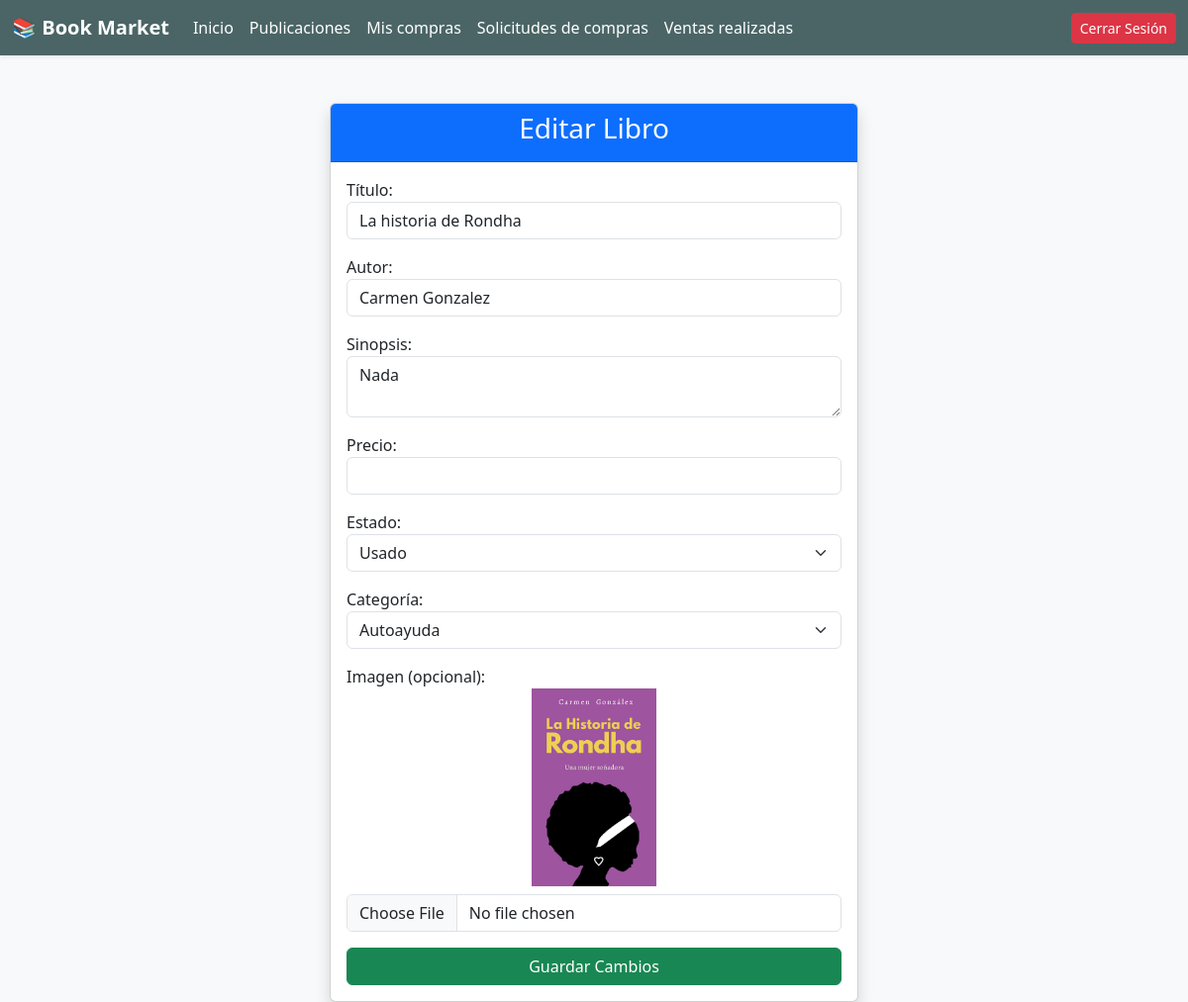
The app's page /libros/editar/5/ (signed in) with its own data.
### Aplicaciones/Compra_venta/models.py (models this page shows)
class Libro(models.Model):
    CONDICIONES = [
        ('Nuevo', 'Nuevo'),
        ('Usado', 'Usado'),
    ]
    CATEGORIAS = [
        ('Ficción', 'Ficción'),
        ('No Ficción', 'No Ficción'),
        ('Fantasía', 'Fantasía'),
        ('Ciencia Ficción', 'Ciencia Ficción'),
        ('Romance', 'Romance'),
        ('Misterio', 'Misterio'),
        ('Historia', 'Historia'),
        ('Biografía', 'Biografía'),
        ('Infantil', 'Infantil'),
        ('Autoayuda', 'Autoayuda'),
        ('Otros', 'Otros'),
    ]
    titulo = models.CharField(max_length=200)
    autor = models.CharField(max_length=150)
    descripcion = models.TextField(blank=True, null=True)
    precio = models.DecimalField(max_digits=10, decimal_places=2)
    imagen = models.ImageField(upload_to='libros/', blank=True, null=True)
    condicion = models.CharField(max_length=50, choices=CONDICIONES)
    categoria = models.CharField(max_length=50, choices=CATEGORIAS, default='Otros')
    vendedor = models.ForeignKey(Usuario, on_delete=models.CASCADE, related_name='libros_vendidos')
    vendido = models.BooleanField(default=False)  # Indica si el libro fue vendido
    en_proceso = models.BooleanField(default=False)  # Nuevo campo para indicar si está en proceso
    creado_en = models.DateTimeField(auto_now_add=True)

### Aplicaciones/Compra_venta/views.py (the view)
# urls.py: path('libros/editar/<int:libro_id>/', views.editar_libro),
def editar_libro(request, libro_id):
    if 'usuario_id' not in request.session:
        return redirect('/login/')  # Redirige si no está autenticado
    vendedor_id = request.session['usuario_id']
    try:
        libro = Libro.objects.get(id=libro_id, vendedor_id=vendedor_id)
        if libro.en_proceso:
            messages.error(request, 'No puedes editar un libro que está en proceso de compra.')
            return redirect('/productos/')
        if request.method == 'POST':
            libro.titulo = request.POST.get('titulo')
            libro.precio = request.POST.get('precio')
            libro.save()
            messages.success(request, 'El libro ha sido actualizado.')
            return redirect('/productos/')
        return render(request, 'editar_libro.html', {'libro': libro})
    except Libro.DoesNotExist:
        messages.error(request, 'El libro no existe o no tienes permisos.')
        return redirect('/productos/')

### Aplicaciones/Compra_venta/templates/editar_libro.html (shortened to what this page needs)
{% extends 'plantilla.html' %}
{% block content %}
<div class="container mt-5">
    <div class="row justify-content-center">
        <div class="col-md-6">
            <div class="card shadow">
                <div class="card-header bg-primary text-white text-center">
                    <h3>Editar Libro</h3>
                </div>
                <div class="card-body">
                    <form method="post" enctype="multipart/form-data">
                        <div class="form-group mb-3">
                            <label for="titulo">Título:</label>
                            <input type="text" name="titulo" id="titulo" class="form-control" value="{{ libro.titulo }}" required>
                        </div>
                        <div class="form-group mb-3">
                            <label for="autor">Autor:</label>
                            <input type="text" name="autor" id="autor" class="form-control" value="{{ libro.autor }}" required>
                        </div>
                        <div class="form-group mb-3">
                            <label for="descripcion">Sinopsis:</label>
                            <textarea name="descripcion" id="descripcion" class="form-control">{{ libro.descripcion }}</textarea>
                        </div>
                        <div class="form-group mb-3">
                            <label for="precio">Precio:</label>
                            <input type="number" name="precio" id="precio" class="form-control" step="0.01" value="{{ libro.precio }}" required>
                        </div>
                        <div class="form-group mb-3">
                            <label for="condicion">Estado:</label>
                            <select name="condicion" id="condicion" class="form-select">
                                {% for key, value in libro.CONDICIONES %}
                                <option value="{{ key }}" {% if libro.condicion == key %}selected{% endif %}>{{ value }}</option>
                                {% endfor %}
                            </select>
                        </div>
                        <div class="form-group mb-3">
                            <label for="categoria">Categoría:</label>
                            <select name="categoria" id="categoria" class="form-select">
                                {% for key, value in libro.CATEGORIAS %}
                                <option value="{{ key }}" {% if libro.categoria == key %}selected{% endif %}>{{ value }}</option>
                                {% endfor %}
                            </select>
                        </div>
                        <div class="form-group mb-3">
                            <label for="imagen">Imagen (opcional):</label>
                            <div class="mb-2">
                                <img id="preview-image"
                                src="{% if libro.imagen %}{{ libro.imagen.url }}{% endif %}"
                                alt="Vista previa"
                                style="width: 100%; max-height: 200px; object-fit: contain;">
                            </div>
                            <input type="file" name="imagen" id="imagen" class="form-control">
                        </div>
                        <button type="submit" class="btn btn-success w-100">Guardar Cambios</button>
                    </form>
                </div>
            </div>
        </div>
    </div>
</div>
{% endblock %}

### records on screen
Libro: titulo "La historia de Rondha", autor "Carmen Gonzalez", descripcion "Nada", condicion "Usado", categoria "Autoayuda", imagen (picture)
